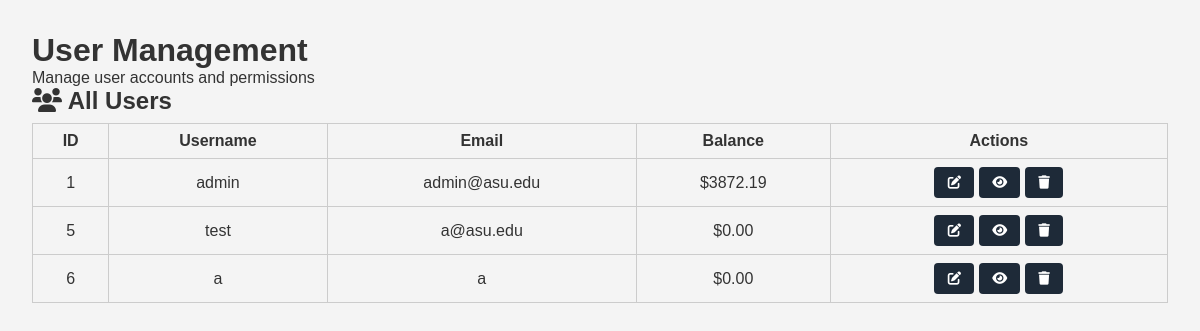
/admin/users (signed in), run on an earlier commit of the app's database.
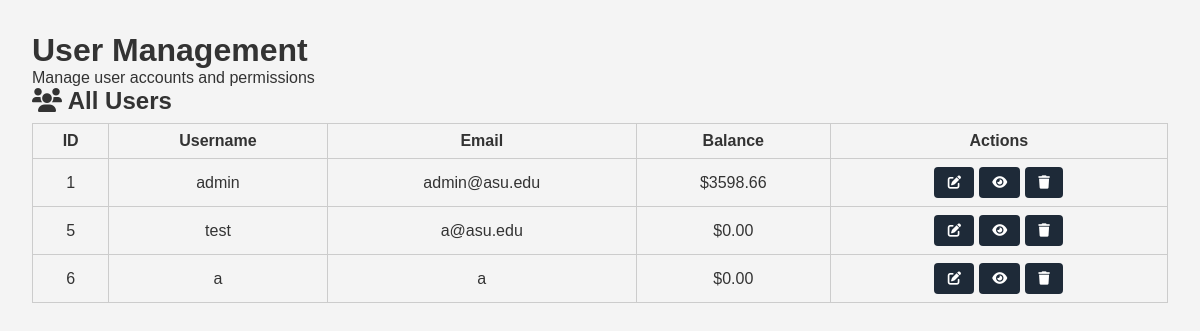
And on a later commit of the database.
### tables this page shows
CREATE TABLE users (
    user_id INTEGER PRIMARY KEY AUTOINCREMENT,
    username TEXT NOT NULL UNIQUE,
    email TEXT NOT NULL UNIQUE,
    balance REAL DEFAULT 0.0,
    password_hash TEXT NOT NULL,
    is_admin INTEGER DEFAULT 0
, total_deposited REAL DEFAULT 0.0, total_withdrawn REAL DEFAULT 0.0);

### app.py (the view)
@app.route('/admin/users')
def admin_users():
    check = require_admin()
    if check:
        return check
    conn = get_db_connection()
    users = conn.execute('SELECT user_id, username, email, balance FROM users').fetchall()
    conn.close()
    return render_template('admin_users.html', users=users)

### app.py (called while the page is built)
def get_db_connection():
    conn = sqlite3.connect(DB_NAME, timeout=5, check_same_thread=False)
    conn.row_factory = sqlite3.Row
    conn.execute("PRAGMA journal_mode=WAL;")
    conn.execute("PRAGMA busy_timeout = 5000;")
    return conn

def require_admin():
    if 'user_id' not in session:
        flash("You must be logged in.", "error")
        return redirect(url_for('login'))
    conn = get_db_connection()
    user = conn.execute(
        'SELECT is_admin FROM users WHERE user_id = ?',
        (session['user_id'],)
    ).fetchone()
    conn.close()
    if not user:
        flash("User not found.", "error")
        return redirect(url_for('login'))
    is_admin = user['is_admin'] if 'is_admin' in user.keys() else 0
    if int(is_admin) != 1:
        flash("Administrator access required.", "error")
        if 'user_id' in session:
            return redirect(url_for('dashboard', user_id=session.get('user_id')))
        return redirect(url_for('login'))
    return None

### templates/admin_users.html (shortened to what this page needs)
<!DOCTYPE html>
<html lang="en">
<head>
  <link rel="stylesheet" href="{{ url_for('static', filename='styles.css') }}">
  <link href="https://cdnjs.cloudflare.com/ajax/libs/font-awesome/6.0.0/css/all.min.css" rel="stylesheet">
</head>
<body>
  <main class="dashboard-container">
    <div class="welcome-section">
      <h1>User Management</h1>
      <p>Manage user accounts and permissions</p>
    </div>
    <div class="content-grid">
      <div class="card">
        <div class="card-header">
          <h2><i class="fas fa-users"></i> All Users</h2>
        </div>
        <div class="card-content">
          {% if users %}
            <div class="users-table">
              <table>
                <thead>
                  <tr>
                    <th>ID</th>
                    <th>Username</th>
                    <th>Email</th>
                    <th>Balance</th>
                    <th>Actions</th>
                  </tr>
                </thead>
                <tbody>
                  {% for user in users %}
                    <tr>
                      <td>{{ user.user_id }}</td>
                      <td class="username-cell">{{ user.username }}</td>
                      <td>{{ user.email }}</td>
                      <td class="balance-cell">${{ "%.2f"|format(user.balance) }}</td>
                      <td class="actions-cell">
					<form action="{{ url_for('admin_user_edit', user_id=user.user_id) }}"
						  method="GET"
						  style="display:inline;">
					  <button class="btn-icon" title="Edit User">
						<i class="fas fa-edit"></i>
					  </button>
					</form>
					<form action="{{ url_for('admin_user_portfolio', user_id=user.user_id) }}"
						  method="GET"
						  style="display:inline;">
					  <button class="btn-icon" title="View Portfolio">
						<i class="fas fa-eye"></i>
					  </button>
					</form>
					<form action="{{ url_for('admin_user_delete', user_id=user.user_id) }}"
						  method="POST"
						  style="display:inline;"
						  onsubmit="return confirm('Are you sure you want to delete this user? This action cannot be undone.');">
					  <button class="btn-icon" title="Delete User">
						<i class="fas fa-trash"></i>
					  </button>
					</form>
                      </td>
                    </tr>
                  {% endfor %}
                </tbody>
              </table>
            </div>
          {% endif %}
        </div>
      </div>
    </div>
  </main>
</body>
</html>

What changed in the data, as far as the page shows it:
changed users "admin": balance "3872.19" → "3598.66"
